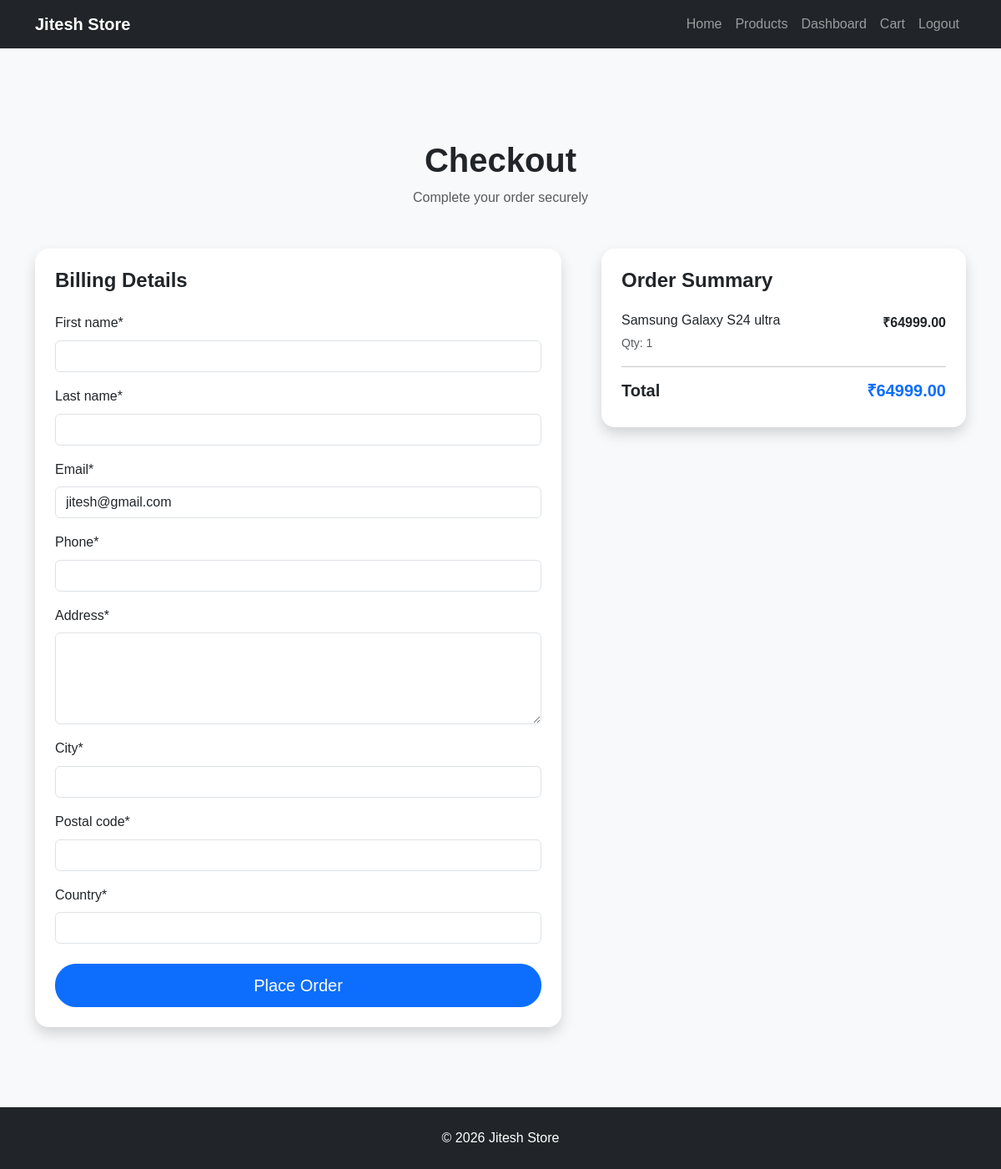
/checkout/ (signed in), run on an earlier commit of the app's database.
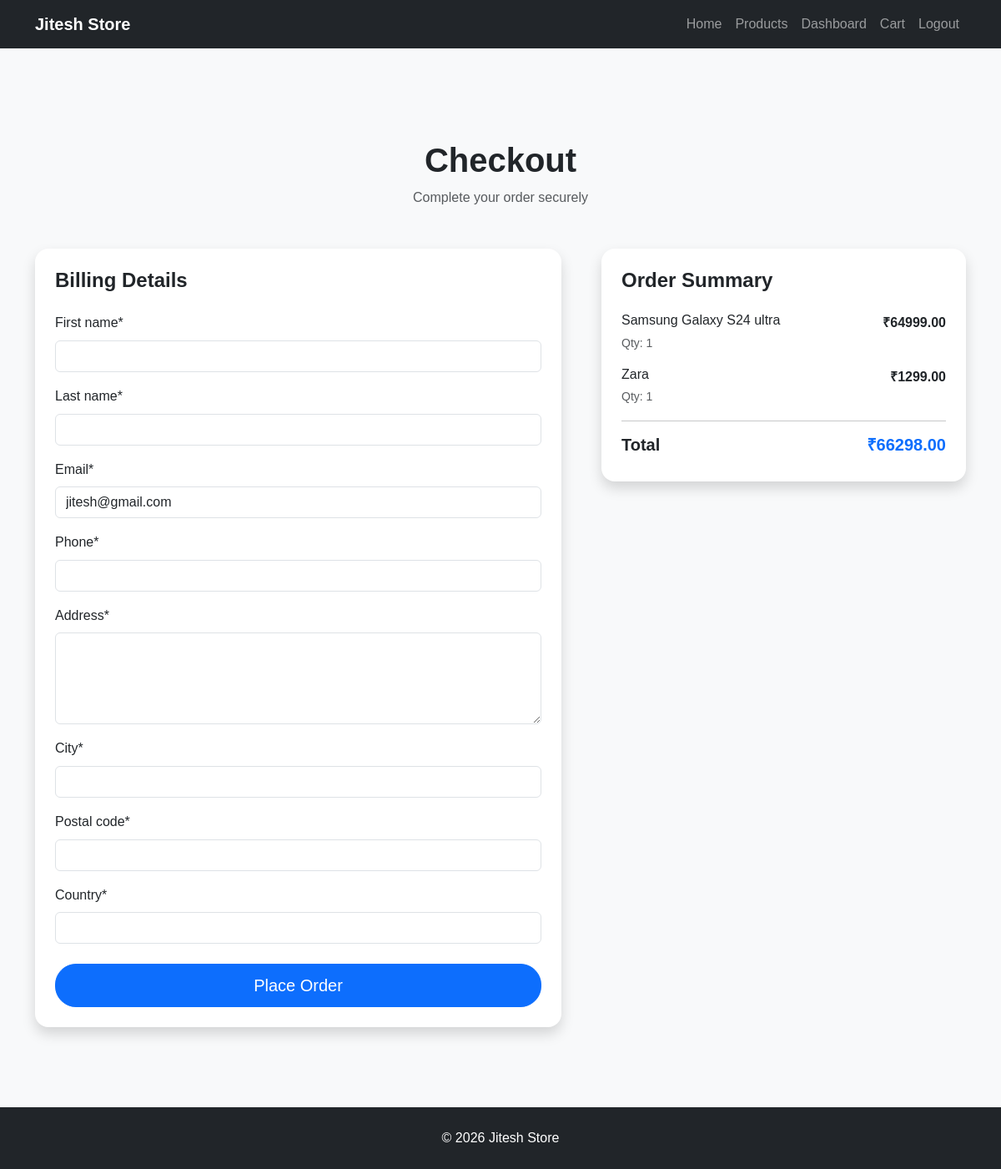
And on a later commit of the database.
### store/models.py (models this page shows, shortened)
class CartItem(models.Model):
    cart = models.ForeignKey(
        Cart,
        on_delete=models.CASCADE,
        related_name='items'
    )
    product = models.ForeignKey(Product, on_delete=models.CASCADE)
    quantity = models.PositiveIntegerField(default=1)
    created_at = models.DateTimeField(auto_now_add=True)
    @property
    def total_price(self):
        return self.product.get_price * self.quantity

class Product(models.Model):
    name = models.CharField(max_length=200)
    slug = models.SlugField(unique=True, blank=True)
    description = models.TextField()
    price = models.DecimalField(max_digits=10, decimal_places=2)
    discount_price = models.DecimalField(
        max_digits=10,
        decimal_places=2,
        blank=True,
        null=True
    )
    stock = models.PositiveIntegerField(default=0)
    category = models.ForeignKey(
        Category,
        on_delete=models.CASCADE,
        related_name='products'
    )
    images = models.ImageField(upload_to='products/', blank=True, null=True)
    thumbnail = models.ImageField(upload_to='product_thumbs/', blank=True, null=True)
    is_featured = models.BooleanField(default=False)
    is_active = models.BooleanField(default=True)
    created_at = models.DateTimeField(auto_now_add=True)
    updated_at = models.DateTimeField(auto_now=True)
    class Meta:
        ordering = ['-created_at']
    @property
    def get_price(self):
        if self.discount_price:
            return self.discount_price
        return self.price

### store/views.py (the view)
@login_required
def checkout(request):
    cart = Cart.objects.filter(user=request.user).first()
    if not cart or not cart.items.exists():
        messages.warning(request, 'Your cart is empty!')
        return redirect('cart')
    if request.method == 'POST':
        form = CheckoutForm(request.POST)
        if form.is_valid():
            order = Order.objects.create(
                user=request.user,
                order_number=f'ORDER_{uuid.uuid4().hex[:8].upper()}',
                total_amount=cart_total(cart),
                shipping_address=(
                    f"{form.cleaned_data['address']}, "
                    f"{form.cleaned_data['city']}, "
                    f"{form.cleaned_data['postal_code']}, "
                    f"{form.cleaned_data['country']}"
                )
            )
            for item in cart.items.all():
                OrderItem.objects.create(
                    order=order,
                    product=item.product,
                    quantity=item.quantity,
                    price=item.product.get_price
                )
            cart.items.all().delete()
            messages.success(request, 'Order placed successfully!')
            return redirect('dashboard')
    else:
        form = CheckoutForm(initial={
            'first_name': request.user.first_name,
            'last_name': request.user.last_name,
            'email': request.user.email,
        })
    return render(request, 'cart/checkout.html', {
        'cart': cart,
        'form': form,
        'total': cart_total(cart),
    })

### store/forms.py
class CheckoutForm(forms.Form):
    first_name = forms.CharField(max_length=50)
    last_name = forms.CharField(max_length=50)
    email = forms.EmailField()
    phone = forms.CharField(max_length=15)
    address = forms.CharField(
        widget=forms.Textarea(attrs={'rows': 4})
    )
    city = forms.CharField(max_length=100)
    postal_code = forms.CharField(max_length=20)
    country = forms.CharField(max_length=100)

### store/views.py (called while the page is built)
def cart_total(cart):
    if not cart:
        return 0
    return sum(item.total_price for item in cart.items.all())

### core/templates/cart/checkout.html (shortened to what this page needs)
{% extends 'base.html' %}
{% load crispy_forms_tags %}
{% block content %}
<section class="py-5 mt-5">
    <div class="container">
        <div class="text-center mb-5">
            <h1 class="fw-bold">
                Checkout
            </h1>
            <p class="text-muted">
                Complete your order securely
            </p>
        </div>
        <div class="row g-5">
            <div class="col-lg-7">
                <div class="card shadow border-0 rounded-4">
                    <div class="card-body p-4">
                        <h4 class="fw-bold mb-4">
                            Billing Details
                        </h4>
                        <form method="POST">
                            {{ form|crispy }}
                            <div class="d-grid mt-4">
                                <button
                                    type="submit"
                                    class="btn btn-primary btn-lg"
                                >
                                    Place Order
                                </button>
                            </div>
                        </form>
                    </div>
                </div>
            </div>
            <div class="col-lg-5">
                <div class="card shadow border-0 rounded-4">
                    <div class="card-body p-4">
                        <h4 class="fw-bold mb-4">
                            Order Summary
                        </h4>
                        {% for item in cart.items.all %}
                            <div class="d-flex justify-content-between mb-3">
                                <div>
                                    <h6 class="mb-1">
                                        {{ item.product.name }}
                                    </h6>
                                    <small class="text-muted">
                                        Qty:
                                        {{ item.quantity }}
                                    </small>
                                </div>
                                <span class="fw-bold">
                                    ₹{{ item.total_price }}
                                </span>
                            </div>
                        {% endfor %}
                        <hr>
                        <div class="d-flex justify-content-between">
                            <h5 class="fw-bold">
                                Total
                            </h5>
                            <h5 class="fw-bold text-primary">
                                ₹{{ total }}
                            </h5>
                        </div>
                    </div>
                </div>
            </div>
        </div>
    </div>
</section>
{% endblock %}

What changed in the data, as far as the page shows it:
added CartItem: product.name "Zara", quantity "1", total_price "1299.00"
Also different on the page:
{{ total }}: "64999.00" → "66298.00"
